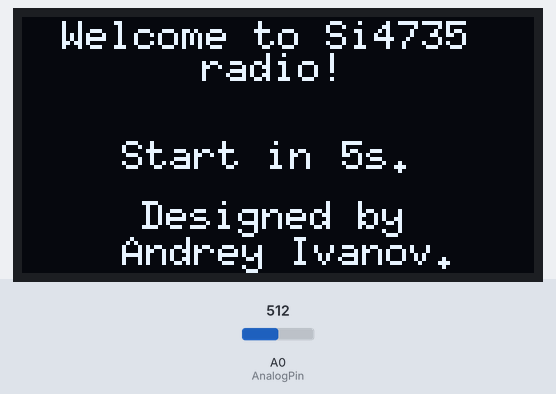
The sketch below on a simulated Arduino Uno, built for the host (arithmetic inside an expression is 32-bit, double 64-bit). On the bench: 128×64 one-colour display. The inputs (shaded band) are chosen by the test bench; at power-on: A0 (AnalogPin) = 512.

Above: at 1.1 s.
At 9.6 s:
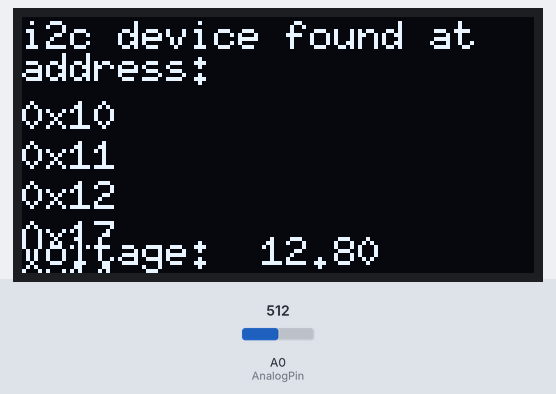
9.7 s: A0 (AnalogPin) set to 716
At 12.2 s:
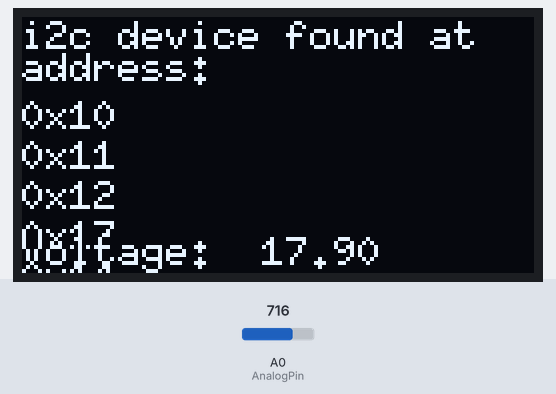
14.1 s: A0 (AnalogPin) set to 900
At 16.7 s:
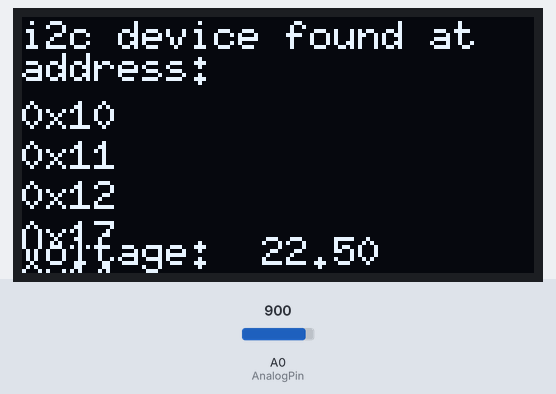
18.5 s: A0 (AnalogPin) set to 1023
At 21.7 s:
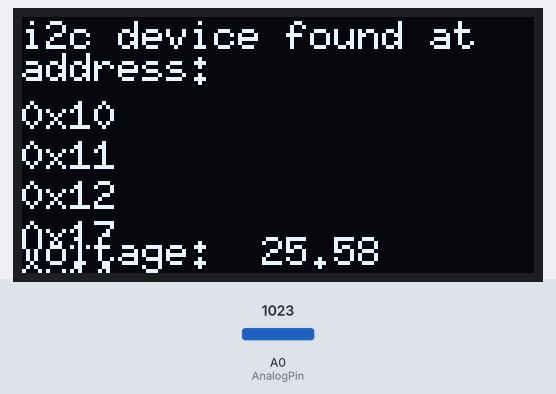
Timing chart, 0 to 23.2 s (numbered marks = the images above; inputs shaded):
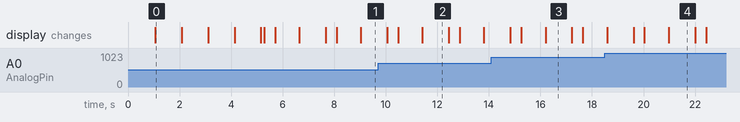

The sketch:

Si4735_v1.0.ino
```cpp
#include <Arduino.h>
#include <U8g2lib.h>

#include <SPI.h>
#include <Wire.h> //for i2c scan

U8G2_SSD1309_128X64_NONAME0_F_4W_HW_SPI u8g2(U8G2_R0, /* cs=*/ 53, /* dc=*/ 46, /* reset=*/ 48);


float SystemVoltage (void) {

analogReference(INTERNAL2V56);
//analogReference(INTERNAL1V1);
int AnalogPin=A0;
int val=analogRead(AnalogPin);
float Voltage=val*10*2.56/1024;
return(Voltage);
}


void u8g2_prepare(void) {
  u8g2.setFont(u8g2_font_6x10_tf);
  u8g2.setFontRefHeightExtendedText();
  u8g2.setDrawColor(1);
  u8g2.setFontPosTop();
  u8g2.setFontDirection(0);
}

void setup(void) {
  u8g2.begin();
  Wire.begin();
  Serial.begin(9600);

}


uint8_t ColdStart=0;
uint8_t Init=0;

void WelcomeScreen(void){
if (ColdStart==0){
 u8g2.drawStr( 10, 0, "Welcome to Si4735");
 u8g2.drawStr( 45, 8, "radio!");
 u8g2.drawStr( 30, 45, "Designed by ");
 u8g2.drawStr( 25, 54, "Andrey Ivanov.");
 u8g2.setCursor(0,0);
 u8g2.drawStr( 25, 30, "Start in");
 u8g2.drawStr( 86, 30, "s.");
 for (int timer=5; timer>0; timer--){  /* Update timer variable and appears value.*/
 u8g2.setCursor(80,30);
 u8g2.print (timer);
 delay(1000);
 u8g2.sendBuffer();
 };
 delay(100);
 u8g2.clearBuffer();
 ColdStart=1;
 }
}


void i2cinit(void){

 if (Init==0){
 u8g2.setCursor(0,0);
 u8g2.print( "Initialisation...");
 u8g2.sendBuffer();
 delay(200);
 u8g2.setCursor(0,9);
 u8g2.print( "Starting looking for");
 u8g2.setCursor(0,19);
 u8g2.print( "i2c devices.");
 delay(200);
 u8g2.sendBuffer();
 delay(200);
 u8g2.clearBuffer();
 byte error, address;
 int nDevices;
 nDevices = 0; //must be 0

 for(address = 16; address < 127; address++ )
  {
    // The i2c_scanner uses the return value of
    // the Write.endTransmisstion to see if
    // a device did acknowledge to the address.
    Wire.beginTransmission(address);
    error = Wire.endTransmission();

    if (error == 0)
    {

        u8g2.setCursor(0,0);
        u8g2.print    ("i2c device found at");
        u8g2.setCursor(0,8);
        u8g2.print    ("address:");
        u8g2.setCursor(0,20+10*nDevices);
        u8g2.print    ("0x");
        u8g2.setCursor(12,20+10*nDevices);
        u8g2.print    (address,HEX);
        if(address==0x63){
        u8g2.setCursor(60,20+10*nDevices);
        u8g2.print    ("[SI4735]");
        }
        if(address==0x50){
        u8g2.setCursor(60,20+10*nDevices);
        u8g2.print    ("[EPROM]");
        }
      nDevices++;
    }
    else if (error==4)
    {
      Serial.print("Unknown error at address 0x");
      if (address<16)
        Serial.print("0");
      Serial.println(address,HEX);
    }
  }
  if (nDevices == 0)
  {
    u8g2.setCursor(0,50);
    u8g2.print    ("No i2c devices found!");

  }

  else {

    u8g2.setCursor(0,20+10*nDevices);
    u8g2.print    ("done.");
    delay(500);
}


float Voltage=SystemVoltage();
u8g2.setCursor(0,54);
u8g2.print    ("Voltage:");
u8g2.setCursor(60,54);
u8g2.print    (Voltage);
delay(200);
Init=0; //Should be 1
}
}


void draw(void) {
 u8g2_prepare();

 if (ColdStart==0) {
 WelcomeScreen();
 };


 if(Init==0){
 /// Search I2c devices...
 i2cinit();

 };


}


void loop(void) {


  // picture loop
  u8g2.clearBuffer();
  draw();
  u8g2.sendBuffer();

  delay(1000);

}
```

Measured:
- what the display in image 0 shows lasts 1.0 s, from 1.1 s to 2.1 s
